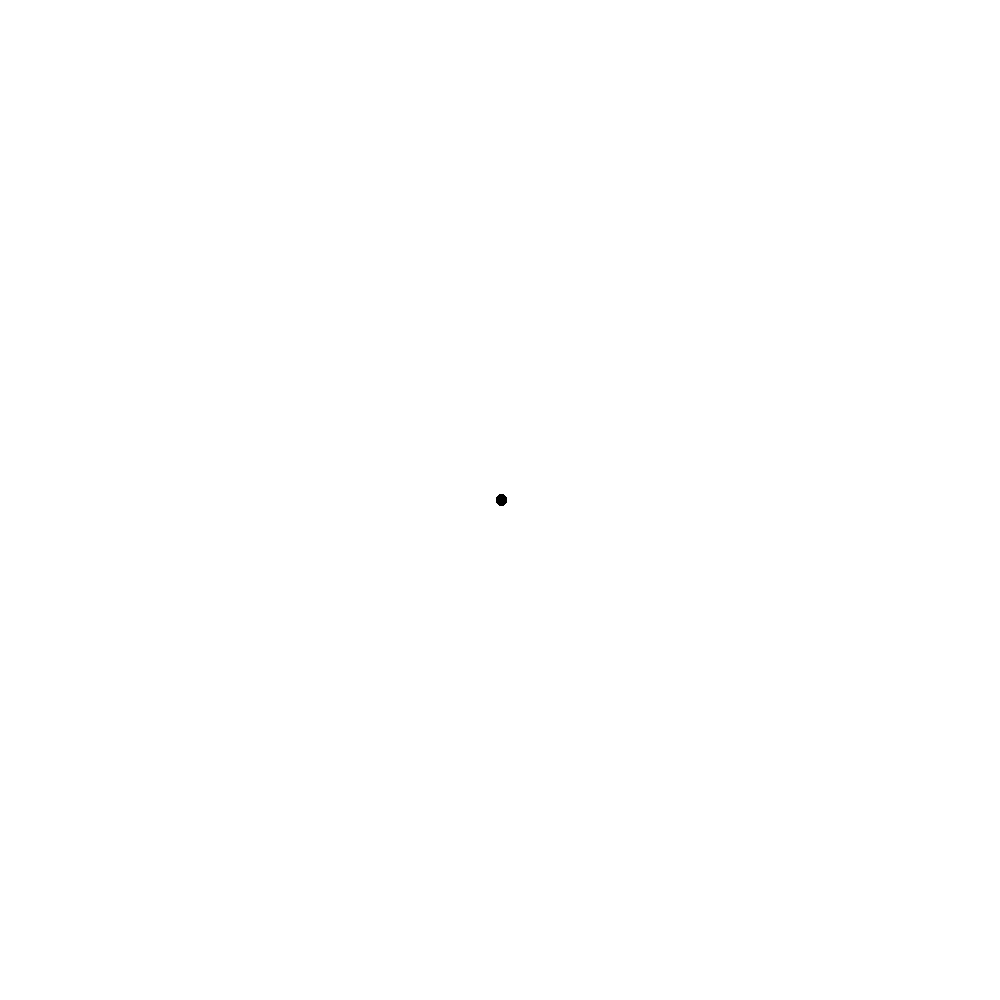
Frame 1 (no input)
Frame 60 (the mouse pressed at the canvas centre just before this capture): identical to frame 1, image omitted
Frame 120 (the mouse held since frame 60 and released just before this capture): identical to frame 1, image omitted

The Processing sketch that drew this single still picture (run headless with seeded random() and noise(); from frame 60 on, the mouse is pressed at the canvas centre):

// Processing sketch: assignment3Circle
// ── assignment3Circle.pde
int frame = 0;
float multiplier = 0.002; 
float numberOfPoints = 2*PI/100; 
int dotDistance = 10; 
int i = 0; 
void setup()
{
  size(1000, 1000);
  strokeWeight(10);
  frameRate(20);
}


float t;
void draw() {     
  background(255);
  
  
  count(10);
  //Draw animated point    
//stroke(56, 37, 37);       
//point(i, 300 + 60*sin((i + frame) * 0.05));     
//stroke(236, 239, 10);        
//point(i, 300 + 60*cos((i + frame) * 0.05));     

}

void count(float n)
    {
      
      for(float i = 0; i < 156*4; i++){
        
      point((width/2 + cos((i * TWO_PI / n) * 100 )), (height/2 + sin((i * TWO_PI / n) * 100 )));
      //frame++; 
     }}
